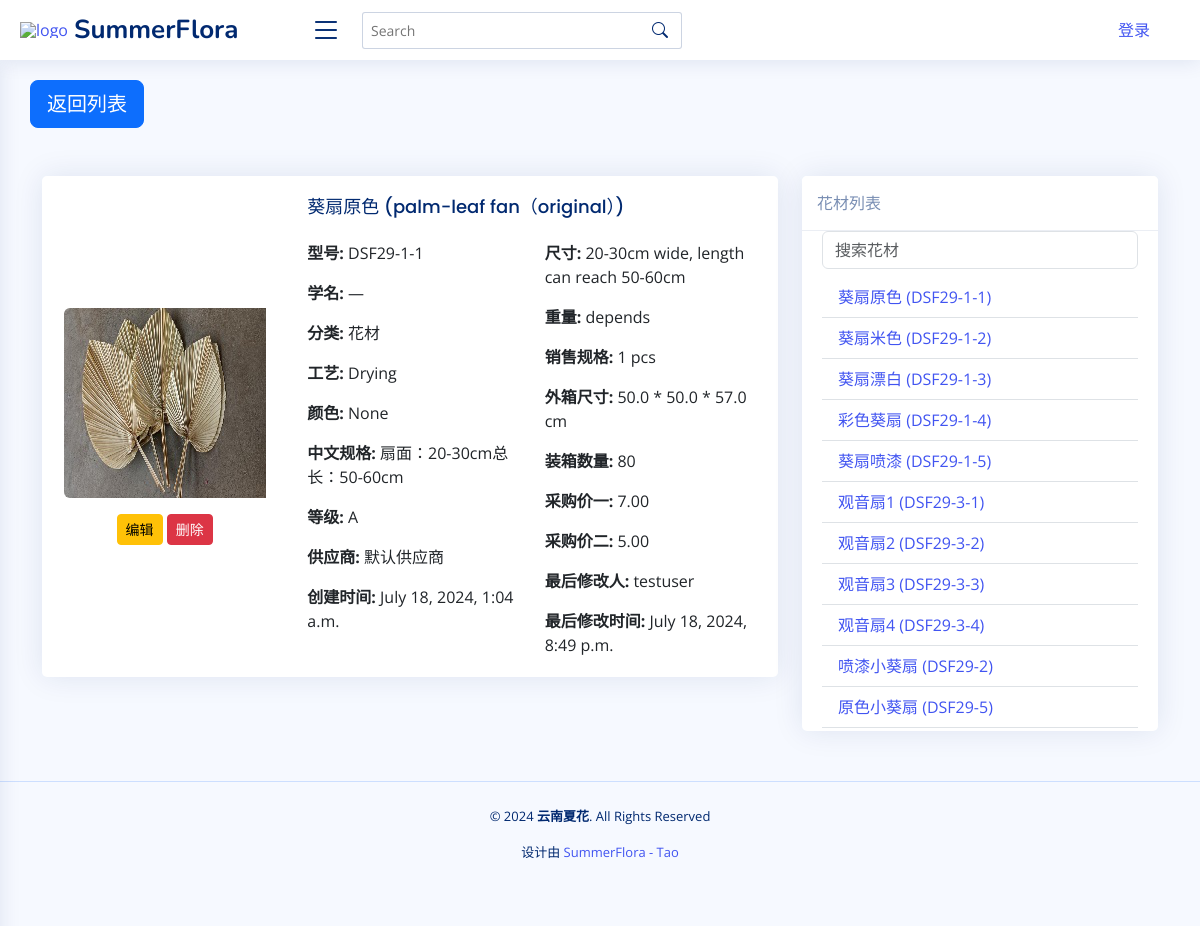
The app's page /flower_material/DSF29-1-1/, older data.
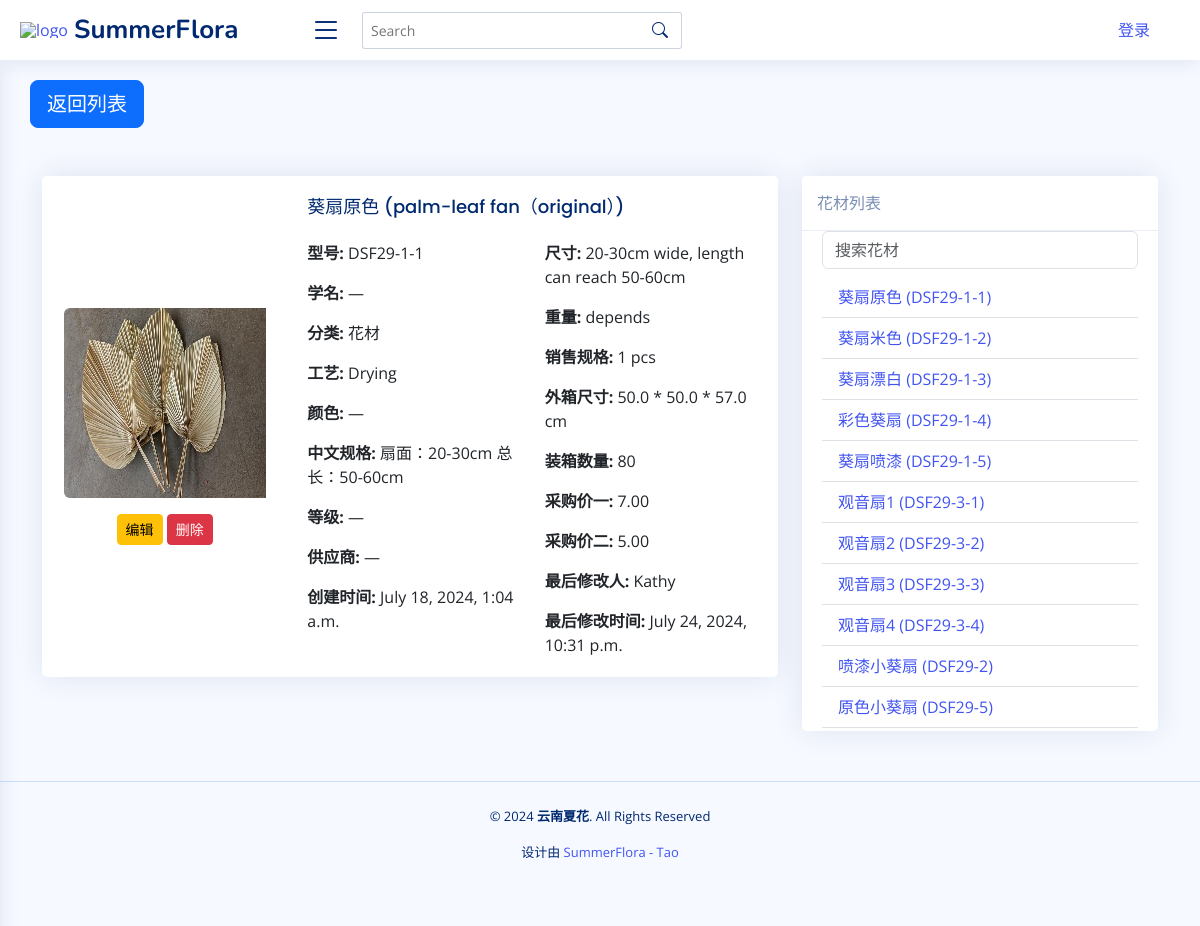
The same page, newer data.
### app01/models.py (models this page shows, shortened)
class FlowerMaterial(models.Model):
    model = models.CharField(
        max_length=100, blank=False, default="Material0000", primary_key=True
    )
    category = models.ForeignKey(
        Category, on_delete=models.SET_NULL, null=True, default="默认类型"
    )
    image = models.ImageField(upload_to="images/", null=True, blank=True, default=None)
    chinese_name = models.CharField(max_length=200, null=True, blank=True, default="")
    english_name = models.CharField(max_length=200, null=True, blank=True, default="")
    scientific_name = models.CharField(
        max_length=200, null=True, blank=True, default=""
    )
    color = models.CharField(max_length=200, null=True, blank=True, default="")
    chineses_specifications = models.CharField(
        max_length=200, null=True, blank=True, default="无中文规格"
    )
    size = models.CharField(
        max_length=200, help_text="单位：cm", blank=True, default=""
    )
    weight = models.CharField(
        max_length=200, help_text="单位：g", blank=True, default=""
    )
    sale_spec_quantity = models.CharField(
        max_length=200, help_text="销售规格的数字", blank=True, default=""
    )
    sale_spec_unit = models.CharField(
        max_length=10,
        help_text="销售规格的单位",
        choices=[("pcs", "pcs"), ("g", "g"), ("box", "box"), ("kg", "kg")],
        blank=True,
        null=True,
        default="pcs",
    )
    process = models.ForeignKey(
        Process, on_delete=models.SET_NULL, null=True, blank=True, default=None
    )
    outer_box_length = models.FloatField(
        help_text="长度，单位：cm", null=True, blank=True, default=0.0
    )
    outer_box_width = models.FloatField(
        help_text="宽度，单位：cm", null=True, blank=True, default=0.0
    )
    outer_box_height = models.FloatField(
        help_text="高度，单位：cm", null=True, blank=True, default=0.0
    )
    packing_quantity = models.IntegerField(
        help_text="单位：qty", null=True, blank=True, default=0
    )
    grade = models.ForeignKey(
        Grade, on_delete=models.SET_NULL, null=True, blank=True, default=None
    )
    supplier = models.ForeignKey(
        Supplier, on_delete=models.SET_NULL, null=True, blank=True, default=None
    )
    cost_price = models.DecimalField(
        max_digits=10, decimal_places=2, null=True, blank=True, default=0.0
    )  # 成本价
    price_one = models.DecimalField(
        max_digits=10, decimal_places=2, null=True, blank=True, default=0.0
    )
    price_two = models.DecimalField(
        max_digits=10, decimal_places=2, null=True, blank=True, default=0.0
    )
    created_by = models.ForeignKey(
        settings.AUTH_USER_MODEL,
        on_delete=models.SET_NULL,
        null=True,
        blank=True,
        default=None,
    )
    created_at = models.DateTimeField(editable=False)
    updated_at = models.DateTimeField()
    @property
    def outer_box_size(self):
        return (
            f"{self.outer_box_length} * {self.outer_box_width} * {self.outer_box_height} cm"
            if self.outer_box_length and self.outer_box_width and self.outer_box_height
            else ""
        )
    @property
    def sale_spec(self):
        return (
            f"{self.sale_spec_quantity} {self.sale_spec_unit}"
            if self.sale_spec_quantity and self.sale_spec_unit
            else ""
        )

class Grade(models.Model):
    id = models.AutoField(primary_key=True)
    name = models.CharField(max_length=100)

class Supplier(models.Model):
    name = models.CharField(max_length=100)
    id = models.AutoField(primary_key=True)

class CustomUser(AbstractUser):
    def __str__(self):
        return self.username

class Category(models.Model):
    name = models.CharField(max_length=100)
    id = models.AutoField(primary_key=True)

class Process(models.Model):
    name = models.CharField(max_length=100)
    id = models.AutoField(primary_key=True)

### app01/views.py (the view)
def flower_material_detail(request, model):
    material = get_object_or_404(FlowerMaterial, model=model)
    flower_materials = FlowerMaterial.objects.all()
    return render(
        request,
        "flower_material_detail.html",
        {
            "material": material,
            "flower_materials": flower_materials,
            "current_user": request.user,
        },
    )

### app01/templates/flower_material_detail.html (shortened to what the changed rows need)
{% extends 'base.html' %}
{% block content %}
  <div class="container mt-5">
    <div class="row">
      <div class="col-md-8">
        <div class="card mb-3">
          <div class="row g-0">
            <div class="col-md-4 d-flex flex-column justify-content-center align-items-center">
              {% if material.image %}
                <img src="{{ material.image.url }}" class="img-fluid rounded-start" alt="{{ material.chinese_name }}" />
              {% else %}
                <p>无图片</p>
              {% endif %}
              <div class="mt-3">
                <a href="{% url 'edit_flower_material' material.model %}" class="btn btn-sm btn-warning">编辑</a>
                <a href="{% url 'delete_flower_material' material.model %}" class="btn btn-sm btn-danger">删除</a>
              </div>
            </div>
            <div class="col-md-8">
              <div class="card-body">
                <h5 class="card-title">{{ material.chinese_name }} ({{ material.english_name }})</h5>
                <div class="row">
                  <div class="col-6">
                    <p class="card-text">
                      <strong>型号:</strong> {{ material.model }}
                    </p>
                    <p class="card-text">
                      <strong>学名:</strong> {{ material.scientific_name }}
                    </p>
                    <p class="card-text">
                      <strong>分类:</strong> {{ material.category.name }}
                    </p>
                    <p class="card-text">
                      <strong>工艺:</strong> {{ material.process.name }}
                    </p>
                    <p class="card-text">
                      <strong>颜色:</strong> {{ material.color }}
                    </p>
                    <p class="card-text">
                      <strong>中文规格:</strong> {{ material.chineses_specifications }}
                    </p>
                    <p class="card-text">
                      <strong>等级:</strong> {{ material.grade.name }}
                    </p>
                    <p class="card-text">
                      <strong>供应商:</strong> {{ material.supplier.name }}
                    </p>
                    <p class="card-text">
                      <strong>创建时间:</strong> {{ material.created_at }}
                    </p>
                  </div>
                  <div class="col-6">
                    <p class="card-text">
                      <strong>尺寸:</strong> {{ material.size }}
                    </p>
                    <p class="card-text">
                      <strong>重量:</strong> {{ material.weight }}
                    </p>
                    <p class="card-text">
                      <strong>销售规格:</strong> {{ material.sale_spec }}
                    </p>
                    <p class="card-text">
                      <strong>外箱尺寸:</strong> {{ material.outer_box_size }}
                    </p>
                    <p class="card-text">
                      <strong>装箱数量:</strong> {{ material.packing_quantity }}
                    </p>
                    <p class="card-text">
                      <strong>采购价一:</strong> {{ material.price_one }}
                    </p>
                    <p class="card-text">
                      <strong>采购价二:</strong> {{ material.price_two }}
                    </p>
                    <p class="card-text">
                      <strong>最后修改人:</strong> {{ material.created_by.username }}
                    </p>
                    <p class="card-text">
                      <strong>最后修改时间:</strong> {{ material.updated_at }}
                    </p>
                  </div>
                </div>
              </div>
            </div>
          </div>
        </div>
      </div>
      <div class="col-md-4">
        <div class="position-sticky" style="top: 1rem;">
          <div class="card">
            <div class="card-body" style="max-height: 500px; overflow-y: auto;">
              <ul class="list-group list-group-flush" id="flowerList">
                {% for flower in flower_materials %}
                  <li class="list-group-item">
                    <a href="{% url 'flower_material_detail' flower.model %}">{{ flower.chinese_name }} ({{ flower.model }})</a>
                  </li>
                {% endfor %}
              </ul>
            </div>
          </div>
        </div>
      </div>
    </div>
  </div>
{% endblock %}

Row changes from the older to the newer data that the page shows:
changed FlowerMaterial "葵扇原色": color "None" → "—"; chineses_specifications "扇面：20-30cm总长：50-60cm" → "扇面：20-30cm 总长：50-60cm"; grade.name "A" → "—"; supplier.name "默认供应商" → "—"; created_by.username "testuser" → "Kathy"; updated_at "July 18, 2024, 8:49 p.m." → "July 24, 2024, 10:31 p.m."
